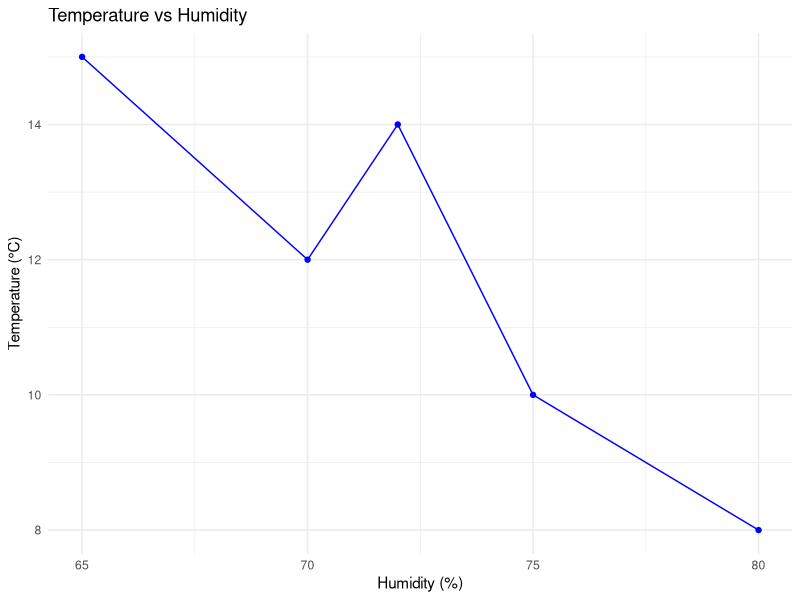
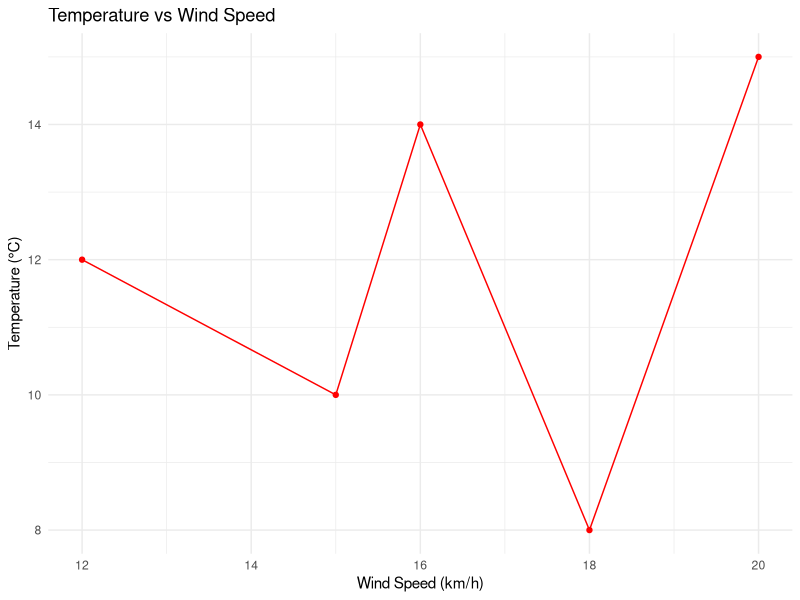

Reproduce these figures in R, in order.
# Load necessary library
library(ggplot2)

# Create the data frame
weather_data <- data.frame(
  Date = as.Date(c('2023-01-01', '2023-01-02', '2023-01-03', '2023-01-04', '2023-01-05')),
  Temperature = c(10, 12, 8, 15, 14),
  Humidity = c(75, 70, 80, 65, 72),
  WindSpeed = c(15, 12, 18, 20, 16)
)

# Plot Temperature vs Humidity
ggplot(weather_data, aes(x = Humidity, y = Temperature)) +
  geom_point(color = 'blue') +
  geom_line(color = 'blue') +
  labs(title = 'Temperature vs Humidity', x = 'Humidity (%)', y = 'Temperature (°C)') +
  theme_minimal()

# Plot Temperature vs Wind Speed
ggplot(weather_data, aes(x = WindSpeed, y = Temperature)) +
  geom_point(color = 'red') +
  geom_line(color = 'red') +
  labs(title = 'Temperature vs Wind Speed', x = 'Wind Speed (km/h)', y = 'Temperature (°C)') +
  theme_minimal()

# Print the data frame
print(weather_data)

